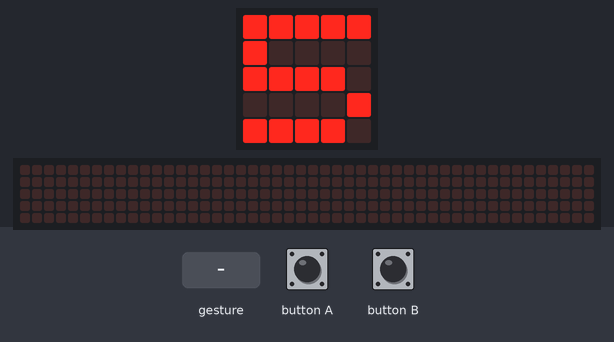
Recording of a program running on a simulated BBC micro:bit (MakeCode). On the bench: the board's 5×5 LED display, a strip that is not on the board, showing the scrolling text unrolled. The inputs (shaded band) are chosen by the test bench. A tilt is held for 1.5 s and a shake lasts 1 s, then the board lies face up again; the 48×5 strip is a reading aid, not a part: it shows the text the display is scrolling, unrolled, one strip-width of it at a time.

Above: at 1.2 s.
1.3 s: gesture 'logo up'
At 1.92 s:
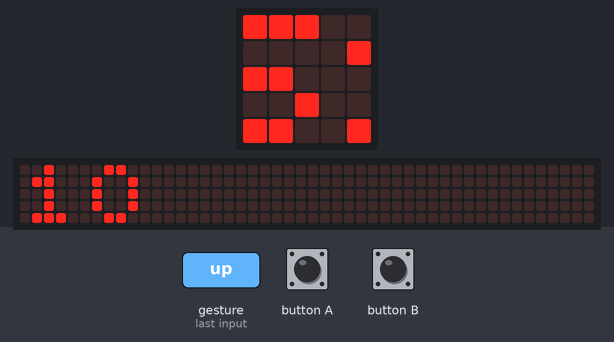
3.5 s: button B pressed for 0.15 s
At 5.4 s:
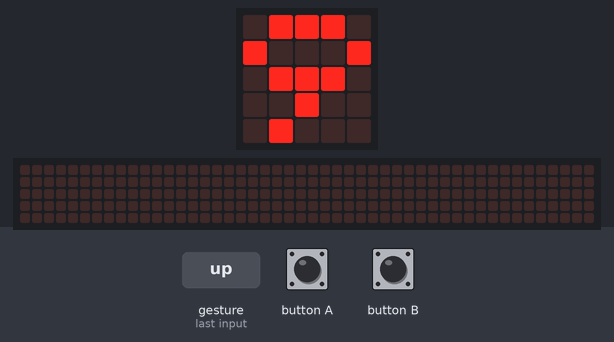
5.7 s: button A pressed for 0.15 s
6.4 s: gesture 'logo down'
At 7.6 s:
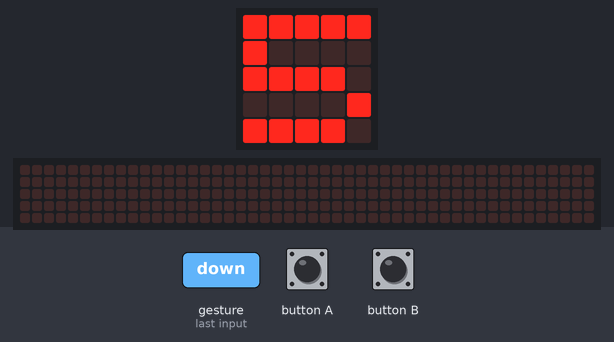
8.0 s: button A pressed for 0.15 s
At 9.7 s:
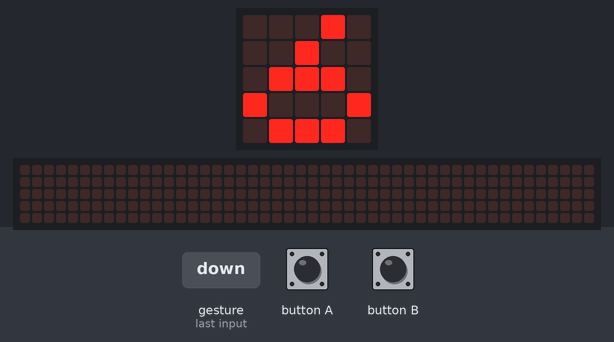
Timing chart, 0 to 11.2 s (numbered marks = the images above; inputs shaded):
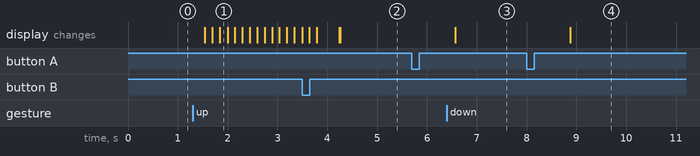

Measured:
- after the input at 1.3 s, the display: first changes after 0.24 s (image 1 shows a later state)
- after the input at 5.7 s, every drawn part: stays the same
- after the input at 8.0 s, the display: changes after 0.88 s (image 4)

The program:

microcalc.py
```python
def on_button_pressed_a():
    global Num
    Num += 1
input.on_button_pressed(Button.A, on_button_pressed_a)

def on_gesture_logo_up():
    global Num
    Num = Num * 2
input.on_gesture(Gesture.LOGO_UP, on_gesture_logo_up)

def on_button_pressed_b():
    global Num
    Num += -1
input.on_button_pressed(Button.B, on_button_pressed_b)

def on_gesture_logo_down():
    global Num
    Num = Num / 2
input.on_gesture(Gesture.LOGO_DOWN, on_gesture_logo_down)

Num = 0
Num = 5

def on_forever():
    basic.show_number(Num)
basic.forever(on_forever)
```
